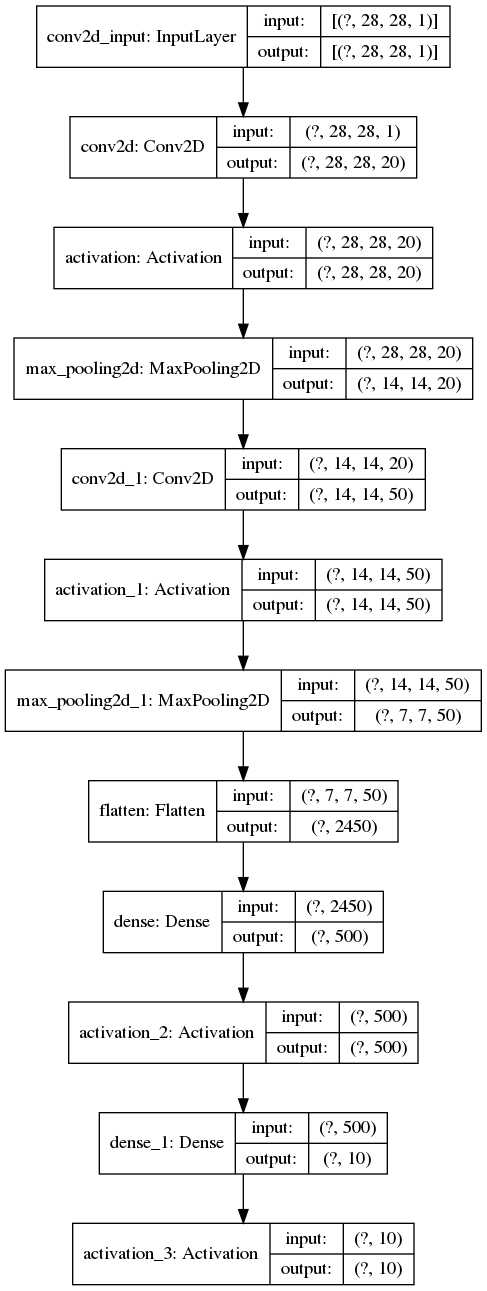
#> input picture conv/lenet.png, 487 x 1291 px
$ python simple_thresholding.py --image ../conv/lenet.png
#> lines starting #> are read from the running program, lines starting #| are printed output that depends on the picture
import numpy as np
import argparse
import cv2

ap = argparse.ArgumentParser()
ap.add_argument("-i", "--image", required = True,help = "Path to the image")
args = vars(ap.parse_args())

image=cv2.imread(args["image"])
#> image is the input picture: shape (1291, 487, 3); min 0, max 255, mean 240.6
image=cv2.cvtColor(image,cv2.COLOR_BGR2GRAY)
#> image: shape (1291, 487)
blurred=cv2.GaussianBlur(image,(5,5),0)
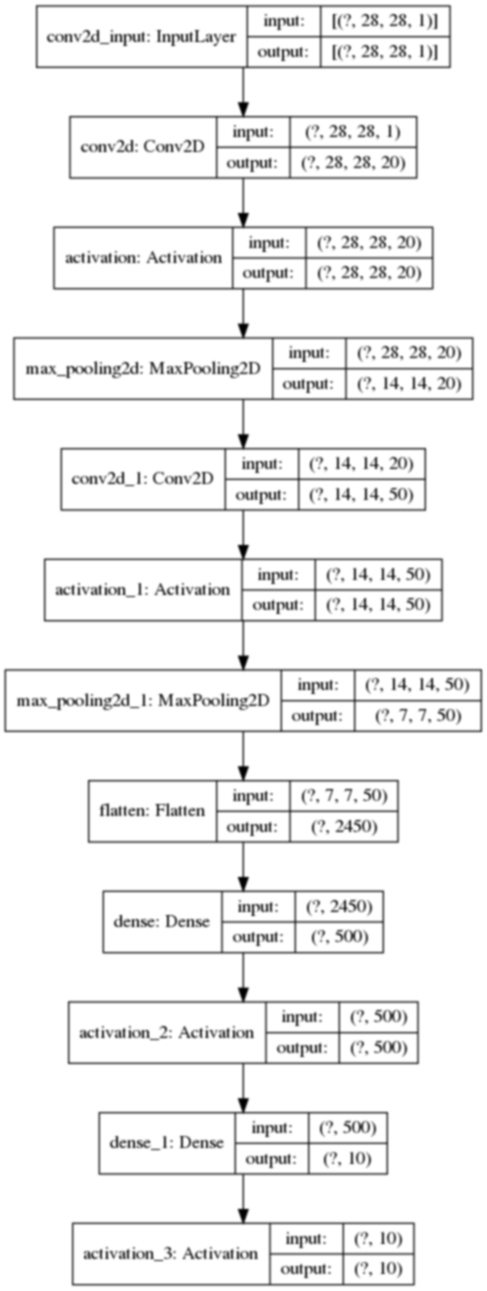
#> blurred: shape (1291, 487); min 0, max 255, mean 240.6
cv2.imshow("Image",image)
cv2.imshow("Blurred image",blurred)

(T,thresh)=cv2.threshold(blurred, 155, 255, cv2.THRESH_BINARY) # 255 here is the value we apply if pixel> 155
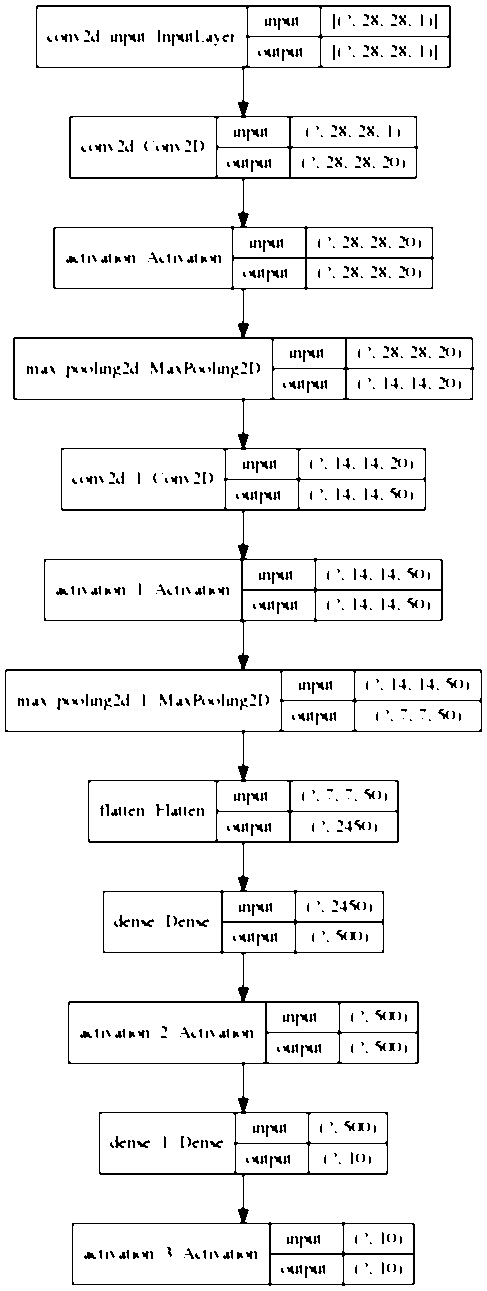
#> thresh: shape (1291, 487); 94.5% white; black in thin lines or dots
cv2.imshow("Threshold Binary",thresh)
print("the value of threshold given is :",T)

(T,threshInv)=cv2.threshold(blurred,155,255,cv2.THRESH_BINARY_INV)
#> threshInv: shape (1291, 487); 5.5% white in thin lines or dots
cv2.imshow("Threshold Binary Inverse", threshInv)

cv2.imshow("Coins", cv2.bitwise_and(image,image,mask=threshInv))
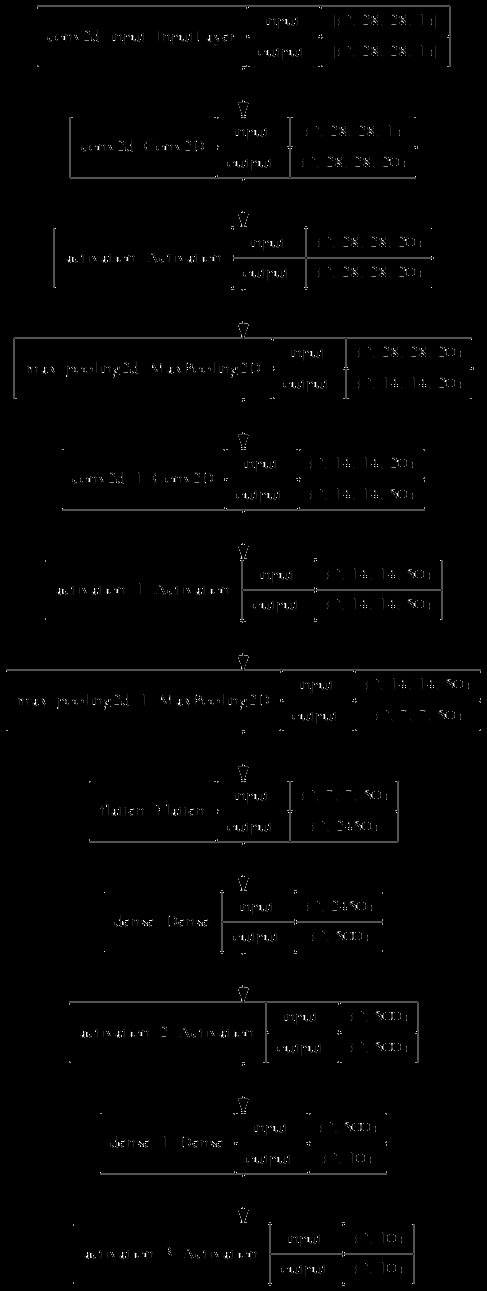
#> window 'Coins': shape (1291, 487); min 0, max 255, mean 2.6
cv2.waitKey(0)
